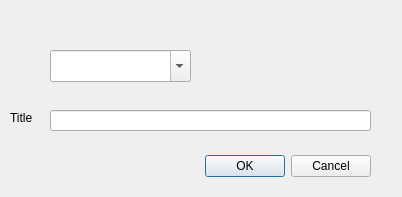
<?xml version="1.0" encoding="UTF-8"?>
<ui version="4.0">
 <class>PresetSaveDialog</class>
 <widget class="QDialog" name="PresetSaveDialog">
  <property name="geometry">
   <rect>
    <x>0</x>
    <y>0</y>
    <width>402</width>
    <height>197</height>
   </rect>
  </property>
  <property name="windowTitle">
   <string>Save Command</string>
  </property>
  <widget class="QDialogButtonBox" name="buttonBox">
   <property name="geometry">
    <rect>
     <x>30</x>
     <y>150</y>
     <width>341</width>
     <height>32</height>
    </rect>
   </property>
   <property name="orientation">
    <enum>Qt::Horizontal</enum>
   </property>
   <property name="standardButtons">
    <set>QDialogButtonBox::Cancel|QDialogButtonBox::Ok</set>
   </property>
  </widget>
  <widget class="QLineEdit" name="lineEdit">
   <property name="geometry">
    <rect>
     <x>50</x>
     <y>110</y>
     <width>321</width>
     <height>21</height>
    </rect>
   </property>
  </widget>
  <widget class="QLabel" name="label">
   <property name="geometry">
    <rect>
     <x>10</x>
     <y>110</y>
     <width>59</width>
     <height>16</height>
    </rect>
   </property>
   <property name="text">
    <string>Title</string>
   </property>
  </widget>
  <widget class="QComboBox" name="comboBox">
   <property name="geometry">
    <rect>
     <x>50</x>
     <y>50</y>
     <width>141</width>
     <height>32</height>
    </rect>
   </property>
   <property name="editable">
    <bool>true</bool>
   </property>
  </widget>
 </widget>
 <resources/>
 <connections>
  <connection>
   <sender>buttonBox</sender>
   <signal>accepted()</signal>
   <receiver>PresetSaveDialog</receiver>
   <slot>accept()</slot>
   <hints>
    <hint type="sourcelabel">
     <x>248</x>
     <y>164</y>
    </hint>
    <hint type="destinationlabel">
     <x>157</x>
     <y>186</y>
    </hint>
   </hints>
  </connection>
  <connection>
   <sender>buttonBox</sender>
   <signal>rejected()</signal>
   <receiver>PresetSaveDialog</receiver>
   <slot>reject()</slot>
   <hints>
    <hint type="sourcelabel">
     <x>316</x>
     <y>170</y>
    </hint>
    <hint type="destinationlabel">
     <x>286</x>
     <y>186</y>
    </hint>
   </hints>
  </connection>
 </connections>
</ui>
